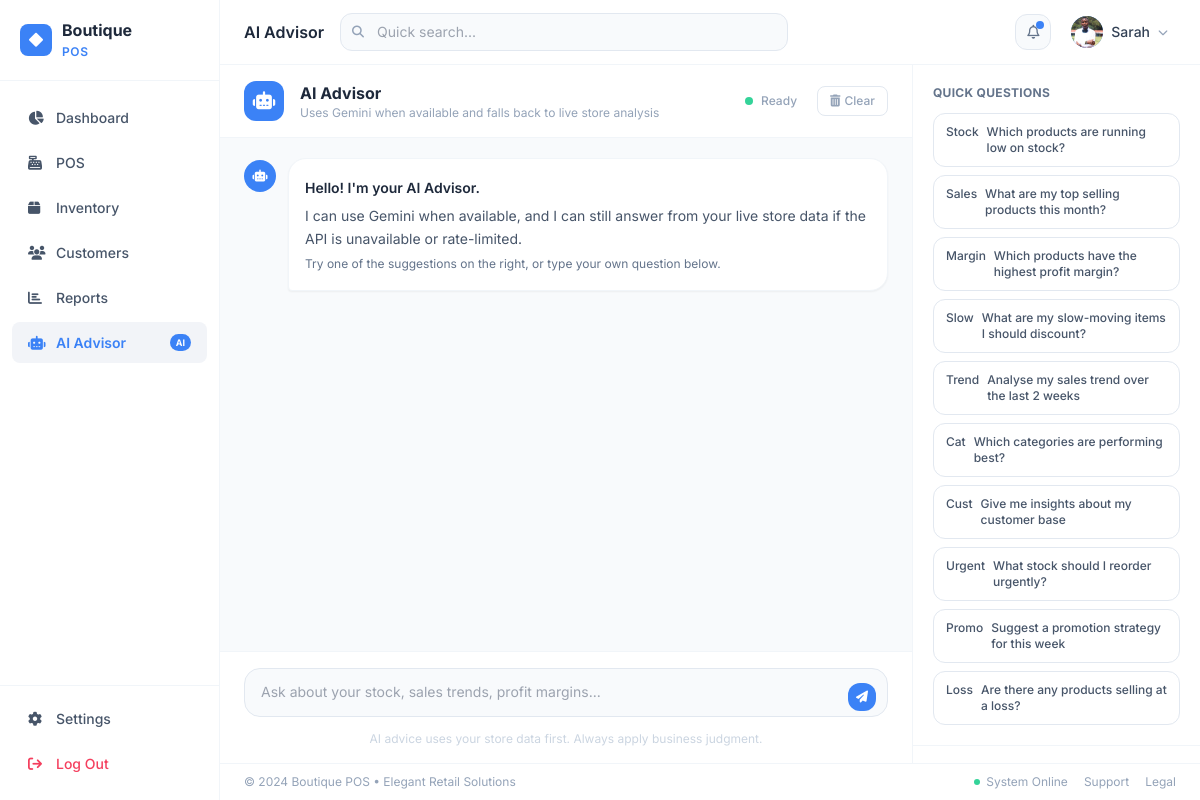
Screenshot of /ai-advisor (signed in) with the database file from the repository.
### app/models.py (models this page shows, shortened)
class StoreSetting(db.Model):
    __tablename__ = 'store_settings'
    id = db.Column(db.Integer, primary_key=True)
    key = db.Column(db.String(80), unique=True, nullable=False, index=True)
    value = db.Column(db.Text, default='')
    @staticmethod
    def get(key, default=''):
        row = StoreSetting.query.filter_by(key=key).first()
        return row.value if row else default

class User(UserMixin, db.Model):
    __tablename__ = 'users'
    id = db.Column(db.Integer, primary_key=True)
    name = db.Column(db.String(120), nullable=False)
    email = db.Column(db.String(120), unique=True, nullable=False, index=True)
    password_hash = db.Column(db.String(256), nullable=False)
    role = db.Column(db.String(20), default='cashier')  # admin | cashier
    avatar = db.Column(db.String(200), default='')
    is_active = db.Column(db.Boolean, default=True)
    created_at = db.Column(db.DateTime, default=datetime.utcnow)
    last_login = db.Column(db.DateTime)
    sales = db.relationship('Sale', backref='cashier', lazy='dynamic')

### app/routes/ai_advisor.py (the view)
@ai_bp.route('/ai-advisor')
@login_required
def index():
    return render_template('ai/index.html')

### app/models.py (called while the page is built)
@login_manager.user_loader
def load_user(user_id):
    return db.session.get(User, int(user_id))

### app/utils.py (called while the page is built)
def extract_upload_filename(value):
    if not value:
        return ''
    cleaned = str(value).strip().replace('\\', '/').split('?', 1)[0].rstrip('/')
    return os.path.basename(cleaned)

def upload_url(value):
    if not value:
        return ''
    value = str(value).strip()
    if value.startswith(('http://', 'https://', 'data:')):
        return value
    filename = extract_upload_filename(value)
    if not filename:
        return value
    return url_for('uploaded_file', filename=filename)

### app/templates/ai/index.html (shortened to what this page needs)
{% extends "base.html" %}
{% block page_title %}AI Advisor{% endblock %}
{% block app_content %}
<div class="flex h-full overflow-hidden">
  <div class="flex-1 flex flex-col overflow-hidden">
    <div class="px-6 py-4 border-b border-slate-100 bg-white flex items-center gap-4 flex-shrink-0">
      <div class="w-10 h-10 rounded-xl flex items-center justify-center text-white flex-shrink-0" style="background:var(--theme)">
        <i class="fa-solid fa-robot text-lg"></i>
      </div>
      <div>
        <h2 class="font-bold text-slate-800 text-base">AI Advisor</h2>
        <p class="text-xs text-slate-400">Uses Gemini when available and falls back to live store analysis</p>
      </div>
      <div class="ml-auto flex items-center gap-2">
        <span id="statusDot" class="w-2 h-2 rounded-full bg-emerald-400"></span>
        <span id="statusText" class="text-xs text-slate-400 font-medium">Ready</span>
        <button onclick="clearChat()"
                class="ml-3 text-xs text-slate-400 hover:text-rose-500 font-medium transition px-3 py-1.5 border border-slate-200 rounded-lg hover:border-rose-200">
          <i class="fa-solid fa-trash-can mr-1 text-xs"></i>Clear
        </button>
      </div>
    </div>
    <div id="chatMessages" class="flex-1 overflow-y-auto px-6 py-5 space-y-4 bg-slate-50">
      <div class="flex items-start gap-3">
        <div class="w-8 h-8 rounded-full flex items-center justify-center text-white text-xs flex-shrink-0 mt-0.5" style="background:var(--theme)">
          <i class="fa-solid fa-robot text-xs"></i>
        </div>
        <div class="msg-ai px-4 py-3 max-w-2xl shadow-sm text-sm leading-relaxed">
          <p class="font-semibold text-slate-800 mb-1">Hello! I'm your AI Advisor.</p>
          <p class="text-slate-600">I can use Gemini when available, and I can still answer from your live store data if the API is unavailable or rate-limited.</p>
          <p class="text-slate-500 text-xs mt-2">Try one of the suggestions on the right, or type your own question below.</p>
        </div>
      </div>
    </div>
    <div class="px-6 py-4 bg-white border-t border-slate-100 flex-shrink-0">
      <div class="flex items-end gap-3">
        <div class="flex-1 relative">
          <textarea id="chatInput"
                    placeholder="Ask about your stock, sales trends, profit margins..."
                    rows="1"
                    class="w-full px-4 py-3 pr-12 border border-slate-200 rounded-2xl text-sm bg-slate-50 focus:bg-white resize-none transition-all leading-relaxed"
                    style="max-height:120px;overflow-y:auto"
                    onkeydown="handleKey(event)"
                    oninput="autoResize(this)"></textarea>
          <button id="sendBtn" onclick="sendMessage()"
                  class="absolute right-3 bottom-3 w-7 h-7 rounded-xl flex items-center justify-center text-white transition disabled:opacity-40"
                  style="background:var(--theme)">
            <i class="fa-solid fa-paper-plane text-xs"></i>
          </button>
        </div>
      </div>
      <p class="text-xs text-slate-300 mt-2 text-center">AI advice uses your store data first. Always apply business judgment.</p>
    </div>
  </div>
  <div class="w-72 flex-shrink-0 border-l border-slate-100 bg-white flex flex-col overflow-y-auto">
    <div class="p-5 border-b border-slate-100">
      <p class="text-xs font-bold text-slate-500 uppercase tracking-wide mb-3">Quick Questions</p>
      <div class="space-y-2" id="suggestions">
        {% for icon, q in questions %}
        <button onclick="askQuestion(this.dataset.q)"
                data-q="{{ q }}"
                class="chip w-full text-left px-3 py-2.5 rounded-xl border border-slate-200 text-xs text-slate-600 font-medium flex items-start gap-2">
          <span class="flex-shrink-0">{{ icon }}</span>
          <span>{{ q }}</span>
        </button>
        {% endfor %}
      </div>
    </div>
    <div class="p-5">
    </div>
  </div>
</div>
{% endblock %}

### app/templates/base.html (shortened to what this page needs)
<!DOCTYPE html>
<html lang="en">
<head>
  <script src="https://cdn.tailwindcss.com"></script>
  <link rel="stylesheet" href="https://cdnjs.cloudflare.com/ajax/libs/font-awesome/6.5.0/css/all.min.css"/>
</head>
<body class="bg-slate-50 text-slate-800">
<div class="flex h-screen overflow-hidden">
  <aside class="w-[220px] flex-shrink-0 bg-white border-r border-slate-100 flex flex-col h-full">
    <div class="px-5 py-5 border-b border-slate-100">
      <a href="{{ url_for('dashboard.index') }}" class="flex items-center gap-2.5" style="text-decoration:none">
        <div class="w-8 h-8 rounded-lg flex items-center justify-center" style="background:var(--theme, #00D4C8)">
          <i class="fa-solid fa-diamond text-white text-sm"></i>
        </div>
        <span class="font-bold text-slate-800 text-base leading-tight">{{ store_name.split()[0] if store_name else 'Boutique' }}<br><span style="color:var(--theme, #00D4C8);font-size:.75rem;font-weight:600;letter-spacing:.05em">{{ store_name.split()[1] if store_name.split()|length > 1 else 'POS' }}</span></span>
      </a>
    </div>
    <nav class="flex-1 px-3 py-4 space-y-1 overflow-y-auto">
      <a href="{{ url_for('dashboard.index') }}"
         class="sidebar-link {% if request.endpoint and 'dashboard' in request.endpoint %}active{% endif %}">
        <i class="fa-solid fa-chart-pie w-4"></i> Dashboard
      </a>
      <a href="{{ url_for('pos.index') }}"
         class="sidebar-link {% if request.endpoint and 'pos' in request.endpoint %}active{% endif %}">
        <i class="fa-solid fa-cash-register w-4"></i> POS
      </a>
      <a href="{{ url_for('inventory.index') }}"
         class="sidebar-link {% if request.endpoint and 'inventory' in request.endpoint %}active{% endif %}">
        <i class="fa-solid fa-box w-4"></i> Inventory
      </a>
      <a href="{{ url_for('customers.index') }}"
         class="sidebar-link {% if request.endpoint and 'customers' in request.endpoint %}active{% endif %}">
        <i class="fa-solid fa-users w-4"></i> Customers
      </a>
      <a href="{{ url_for('reports.index') }}"
         class="sidebar-link {% if request.endpoint and 'reports' in request.endpoint %}active{% endif %}">
        <i class="fa-solid fa-chart-bar w-4"></i> Reports
      </a>
      <a href="{{ url_for('ai.index') }}"
         class="sidebar-link {% if request.endpoint and request.endpoint.startswith('ai') %}active{% endif %}"
         style="{% if request.endpoint and request.endpoint.startswith('ai') %}{% else %}{% endif %}">
        <i class="fa-solid fa-robot w-4"></i> AI Advisor
        <span class="ml-auto text-[9px] font-bold px-1.5 py-0.5 rounded-full text-white" style="background:var(--theme)">AI</span>
      </a>
    </nav>
    <div class="px-3 pb-4 border-t border-slate-100 pt-3 space-y-1">
      <a href="{{ url_for('settings.index') }}"
         class="sidebar-link {% if request.endpoint and 'settings' in request.endpoint %}active{% endif %}">
        <i class="fa-solid fa-cog w-4"></i> Settings
      </a>
      <a href="{{ url_for('auth.logout') }}"
         class="sidebar-link" style="color:#f43f5e;">
        <i class="fa-solid fa-arrow-right-from-bracket w-4"></i> Log Out
      </a>
    </div>
  </aside>
  <div class="flex-1 flex flex-col h-full overflow-hidden">
    <header class="bg-white border-b border-slate-100 px-6 py-3 flex items-center gap-4 z-10 flex-shrink-0">
      <h1 class="font-semibold text-slate-800 text-base flex-shrink-0">{% block page_title %}Dashboard{% endblock %}</h1>
      <div class="flex-1 max-w-md relative" id="globalSearchWrap">
        <i class="fa-solid fa-magnifying-glass absolute left-3 top-1/2 -translate-y-1/2 text-slate-400 text-xs"></i>
        <input type="text" id="globalSearch" placeholder="Quick search..."
               class="w-full pl-9 pr-4 py-2 text-sm bg-slate-50 border border-slate-200 rounded-xl transition-all"/>
      </div>
      <div class="ml-auto flex items-center gap-3">
        <div class="relative" id="notifWrap">
          <button id="notifBtn"
                  onclick="toggleNotif()"
                  class="relative w-9 h-9 rounded-xl bg-slate-50 border border-slate-200 flex items-center justify-center hover:bg-slate-100 transition">
            <i class="fa-regular fa-bell text-slate-500 text-sm"></i>
            <span id="notifDot" class="absolute top-1.5 right-1.5 w-2 h-2 rounded-full hidden" style="background:var(--theme)"></span>
          </button>
        </div>
        <div class="relative" id="userMenuWrap">
          <button id="userMenuBtn"
                  onclick="toggleUserMenu()"
                  class="flex items-center gap-2 px-2 py-1 rounded-xl hover:bg-slate-50 transition cursor-pointer">
            <div class="w-8 h-8 rounded-full flex items-center justify-center text-white text-xs font-bold overflow-hidden flex-shrink-0" style="background:var(--theme, #00D4C8)">
              {% if current_user.avatar %}
              <img src="{{ upload_url(current_user.avatar) }}"
                   class="w-full h-full object-cover" alt="{{ current_user.name }}">
              {% else %}
              {{ current_user.name[0] | upper }}
              {% endif %}
            </div>
            <span class="text-sm font-medium text-slate-700 hidden md:block">{{ current_user.name.split()[0] }}</span>
            <i class="fa-solid fa-chevron-down text-slate-400 text-[10px] hidden md:block"></i>
          </button>
        </div>
      </div>
    </header>
    <main class="flex-1 overflow-y-auto">
      {% block app_content %}{% endblock %}
    </main>
    <footer class="bg-white border-t border-slate-100 px-6 py-2.5 flex items-center justify-between text-xs text-slate-400 flex-shrink-0">
      <span>&copy; 2024 {{ store_name }} &bull; Elegant Retail Solutions</span>
      <div class="flex items-center gap-4">
        <span class="flex items-center gap-1.5">
          <span class="w-1.5 h-1.5 bg-emerald-400 rounded-full inline-block"></span> System Online
        </span>
        <a href="#" class="hover:text-slate-600">Support</a>
        <a href="#" class="hover:text-slate-600">Legal</a>
      </div>
    </footer>
  </div>
</div>
</body>
</html>

### app/templates/base.html (style rules this page uses)
body { font-family: 'Inter', sans-serif; }
.sidebar-link { display:flex; align-items:center; gap:.75rem; padding:.625rem 1rem; border-radius:.5rem; color:#475569; font-size:.875rem; font-weight:500; transition:all .15s; text-decoration:none; }
.sidebar-link.active { background: var(--theme-light, #E6FAF9); color: var(--theme, #00D4C8); font-weight:600; }

### app/templates/ai/index.html (style rules this page uses)
.msg-ai { background: #fff; color: #1e293b; border-radius: 18px 18px 18px 4px; border: 1px solid #f1f5f9; }
.msg-ai p { margin: .35rem 0; }
.chip { cursor: pointer; transition: all .15s; }

### rows the page displays
StoreSetting: value "Boutique", split|length "POS", value "Boutique POS"
User: avatar (picture), name "Sarah"

### other values shown
{{ icon }} "Stock" "Sales" "Margin" "Slow" "Trend" "Cat" "Cust" "Urgent" "Promo" "Loss"
{{ q }} "Which products are running low on stock?" "What are my top selling products this month?" "Which products have the highest profit margin?" "What are my slow-moving items I should discount?" "Analyse my sales trend over the last 2 weeks" "Which categories are performing best?" "Give me insights about my customer base" "What stock should I reorder urgently?" "Suggest a promotion strategy for this week" "Are there any products selling at a loss?"
